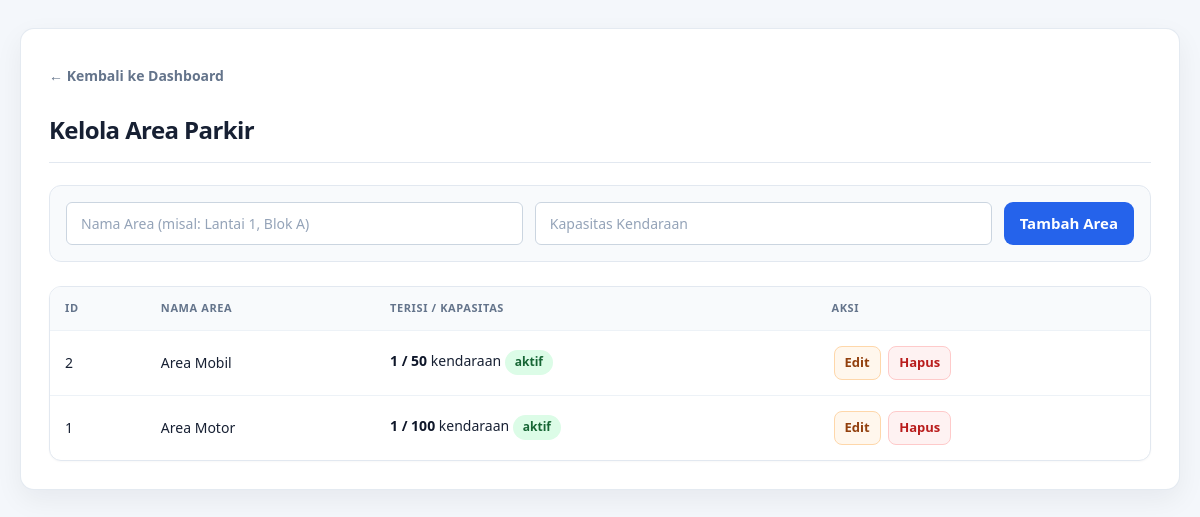
The page /view/adminarea.php (signed in) on the database its author committed.
### tables this page shows
CREATE TABLE `area_parkir` (
  `id_area` int(11) NOT NULL,
  `nama_area` varchar(50) NOT NULL,
  `terisi` int(11) NOT NULL,
  `kapasitas` int(11) NOT NULL,
  `status` enum('aktif','nonaktif') DEFAULT 'aktif'
);

### model/admin.php (called while the page is built, shortened)
<?php
require_once __DIR__ . '/../config/koneksi.php';
function get_all_area() {
    global $koneksi;
    return mysqli_query($koneksi, "SELECT a.*, (SELECT COUNT(*) FROM kendaraan k WHERE k.id_area = a.id_area AND k.status = 'parkir') AS terisi FROM area_parkir a ORDER BY a.id_area DESC");
}
?>

### view/adminarea.php (the view, shortened to what this page needs)
<?php
require_once __DIR__ . '/../config/koneksi.php';
require_once __DIR__ . '/../model/admin.php';
$area_list = get_all_area();
?>
<!DOCTYPE html>
<html lang="id">
<head>
    <link rel="stylesheet" href="../assets/app.css">
</head>
<body>
<div class="container">
    <a href="dashboard.php" class="btn-back">← Kembali ke Dashboard</a>
    <h2>Kelola Area Parkir</h2>
    <form action="../controller/admincontroller.php?aksi=tambah_area" method="POST" class="form-area">
        <input type="text" name="nama_area" placeholder="Nama Area (misal: Lantai 1, Blok A)" maxlength="50" required autocomplete="off">
        <input type="number" name="kapasitas" placeholder="Kapasitas Kendaraan" min="1" step="1" required>
        <button type="submit" class="btn-submit">Tambah Area</button>
    </form>
    <table>
        <thead>
            <tr>
                <th>ID</th>
                <th>Nama Area</th>
                <th>Terisi / Kapasitas</th>
                <th>Aksi</th>
            </tr>
        </thead>
        <tbody>
            <?php if ($area_list && mysqli_num_rows($area_list) > 0): ?>
                <?php while ($row = mysqli_fetch_assoc($area_list)): ?>
                    <tr>
                        <td><?= htmlspecialchars($row['id_area']); ?></td>
                        <td><?= htmlspecialchars($row['nama_area']); ?></td>
                        <td><strong><?= (int)$row['terisi']; ?> / <?= (int)$row['kapasitas']; ?></strong> kendaraan <span class="badge <?= ($row['status'] ?? 'aktif') === 'aktif' ? 'badge-aktif' : 'badge-nonaktif'; ?>"><?= htmlspecialchars($row['status'] ?? 'aktif'); ?></span></td>
                        <td>
                            <button type="button" class="btn-edit"
                                    onclick="openEditModal(<?= (int)$row['id_area']; ?>, <?= htmlspecialchars(json_encode($row['nama_area']), ENT_QUOTES, 'UTF-8'); ?>, <?= (int)$row['kapasitas']; ?>)">
                                Edit
                            </button>
                            <form action="../controller/admincontroller.php?aksi=hapus_area&id=<?= (int)$row['id_area']; ?>" method="POST" style="display:inline" onsubmit="return confirm('Yakin ingin menghapus area parkir ini? Area yang masih digunakan tidak dapat dihapus.')">
                                <button type="submit" class="btn-delete">Hapus</button>
                            </form>
                        </td>
                    </tr>
                <?php endwhile; ?>
            <?php else: ?>
                <tr>
                    <td colspan="4" style="text-align: center;">Belum ada data area parkir.</td>
                </tr>
            <?php endif; ?>
        </tbody>
    </table>
</div>
</body>
</html>

### assets/app.css (style rules this page uses)
:root { --bg: #f4f7fb; --surface: #ffffff; --text: #172033; --muted: #64748b; --line: #e2e8f0; --primary: #2563eb; --primary-dark: #1d4ed8; --success: #15803d; --danger: #b91c1c; --warning: #92400e; --radius: 14px; --shadow: 0 10px 28px rgba(15, 23, 42, .06); }
* { box-sizing: border-box; }
html { color-scheme: light; }
body { margin: 0; padding: 0; background: var(--bg); color: var(--text); font-family: Inter, ui-sans-serif, system-ui, -apple-system, BlinkMacSystemFont, "Segoe UI", sans-serif; font-size: 15px; line-height: 1.5; }
a { color: var(--primary); }
.container { width: min(1180px, calc(100% - 40px)); max-width: 1180px; margin: 28px auto; padding: 28px; background: var(--surface); border: 1px solid rgba(226, 232, 240, .9); border-radius: var(--radius); box-shadow: var(--shadow); overflow-x: auto; }
h1, h2, h3 { color: var(--text); letter-spacing: -.025em; }
h2 { font-size: clamp(1.35rem, 2vw, 1.75rem); margin: 0 0 22px; padding-bottom: 14px; border-bottom: 1px solid var(--line); }
.btn-back { display: inline-flex; align-items: center; gap: 8px; margin: 0 0 18px; padding: 8px 0; color: var(--muted); text-decoration: none; font-weight: 650; }
input, select, textarea { width: auto; min-height: 42px; padding: 10px 12px; border: 1px solid #cbd5e1; border-radius: 9px; background: #fff; color: var(--text); font: inherit; transition: border-color .15s, box-shadow .15s; }
input::placeholder { color: #94a3b8; }
button, .btn-submit, .btn-filter { min-height: 42px; padding: 10px 16px; border: 0; border-radius: 9px; background: var(--primary); color: #fff; font: inherit; font-weight: 700; cursor: pointer; transition: background .15s, transform .15s; }
.btn-edit, .btn-delete, .btn-keluar { display: inline-flex; justify-content: center; align-items: center; gap: 5px; min-height: 34px; padding: 6px 10px; margin: 2px; border-radius: 8px; font-size: 13px; font-weight: 700; text-decoration: none; border: 1px solid transparent; cursor: pointer; font-family: inherit; }
.btn-edit { background: #fff7ed; color: var(--warning); border-color: #fed7aa; }
.btn-delete { background: #fef2f2; color: var(--danger); border-color: #fecaca; }
.form-area, .form-tarif, .form-user, .form-kendaraan, .filter-form { display: flex; flex-wrap: wrap; align-items: center; gap: 12px; padding: 16px; margin: 0 0 24px; border: 1px solid var(--line); border-radius: 12px; background: #f8fafc; }
.form-area input, .form-tarif input, .form-user input, .form-user select, .form-kendaraan input, .form-kendaraan select { flex: 1 1 150px; min-width: 0; }
table { width: 100%; min-width: 680px; border-collapse: separate; border-spacing: 0; background: #fff; border: 1px solid var(--line); border-radius: 12px; overflow: hidden; box-shadow: 0 1px 2px rgba(15, 23, 42, .03); }
table th, table td { padding: 13px 15px; text-align: left; vertical-align: middle; font-size: 14px; border-bottom: 1px solid #edf2f7; }
table th { background: #f8fafc; color: #64748b; font-size: 11px; font-weight: 800; letter-spacing: .055em; text-transform: uppercase; white-space: nowrap; }
table tbody tr:last-child td { border-bottom: 0; }
table td strong { color: #0f172a; }
.badge, .badge-user, .badge-parkir, .badge-keluar { display: inline-flex; align-items: center; padding: 5px 10px; border-radius: 999px; font-size: 12px; line-height: 1.2; font-weight: 750; white-space: nowrap; }
.badge-aktif, .badge-parkir { background: #dcfce7; color: #166534; }

### rows shown on the page
area_parkir: id_area "2", nama_area "Area Mobil", terisi "1", kapasitas "50", status "aktif"
area_parkir: id_area "1", nama_area "Area Motor", terisi "1", kapasitas "100", status "aktif"
